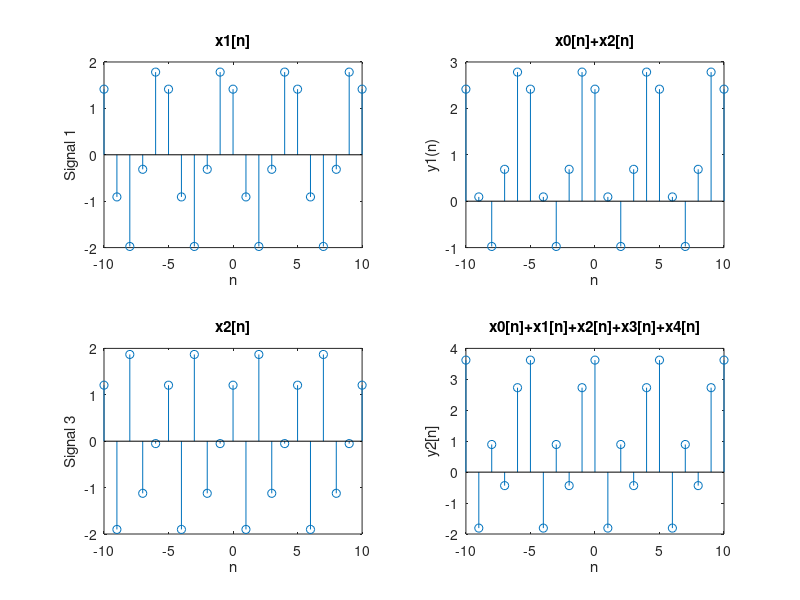

Reproduce this figure in MATLAB.
clc;
clear all;
close all;
%Seting n
n = -10:1:10;
%declaring x0 equal to 1
x0= 1;
x1 = exp(-j*pi/4)*exp(j*(-1)*((2*pi)/5)*n)+exp(j*pi/4)*exp(j*(1)*((2*pi)/5)*n);
%Now combining/adding x0 and x1
y1 = x0+x1;
x2 = exp(-j*pi/3)*exp(j*(-2)*((2*pi)/5)*n)+exp(j*pi/4)*exp(j*(2)*((2*pi)/5)*n);
%Now adding/combining x2 with x0 and x1
y2= y1+x2;
%Now starting plotting
%Subplot for plotting different graphs on same window
%Here 2 rows, 2 columns and this first figure plot
subplot(2,2,1);
%Stem is used to plot dicrete signal
stem(n,x1);
title('x1[n]');
xlabel('n');
ylabel('Signal 1');

%Here 2 rows, 2 columns and this second figure plot
subplot(2,2,2);
%Stem is used to plot dicrete signal
stem(n,y1);
title('x0[n]+x2[n]');
xlabel('n');
ylabel('y1(n)');

%Here 2 rows, 2 columns and this third figure plot
subplot(2,2,3);
%Stem is used to plot dicrete signal
stem(n,x2);
title('x2[n]');
xlabel('n');
ylabel('Signal 3');

%Here 2 rows, 2 columns and this fourth figure plot
subplot(2,2,4);
%Stem is used to plot dicrete signal
stem(n,y2);
title('x0[n]+x1[n]+x2[n]+x3[n]+x4[n]');
xlabel('n');
ylabel('y2[n]');
